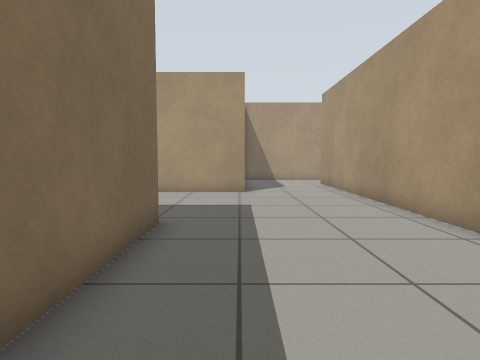
View 1 (above)

16 first-person views from a walk through a Gazebo world. The camera is 0.72 m above the floor, tilts 4° down and sees 75° across. The floor is counted in squares, 0.5 m on a side. Each view is taken from the middle of a square. On the plan, view 1 faces up. The plan holds only what a view shows up to about 15 squares ahead; the rest is blank.

View 2
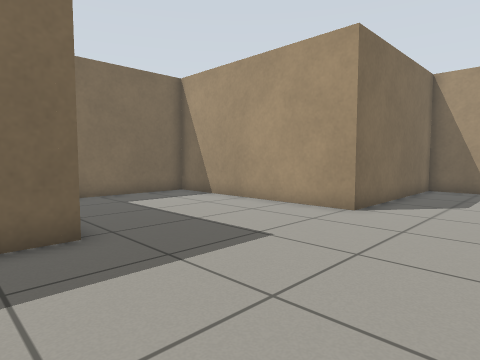

View 3
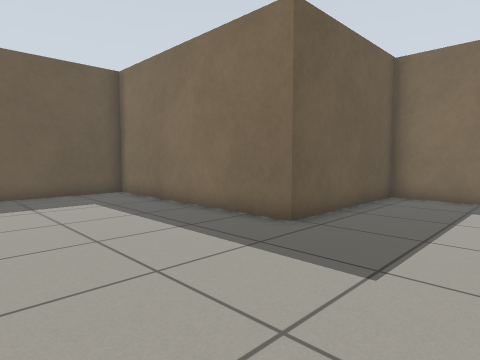

View 4
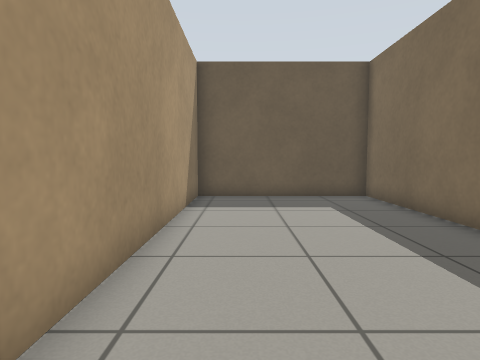

View 5
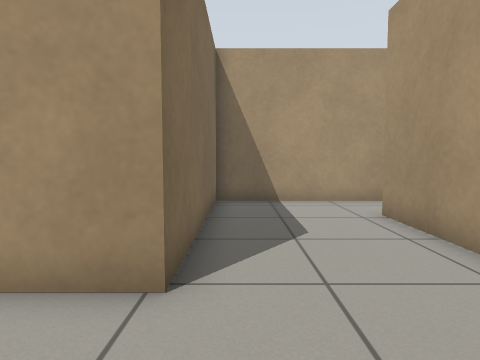

View 6
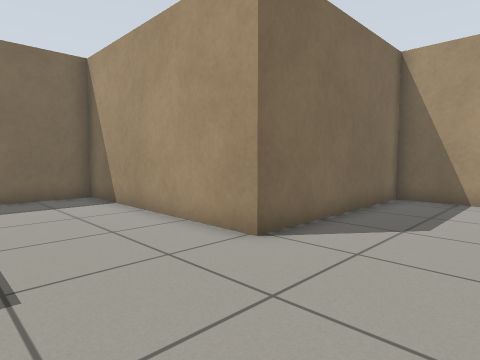

View 7
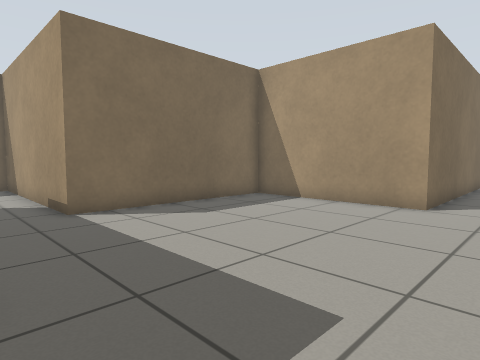

View 8
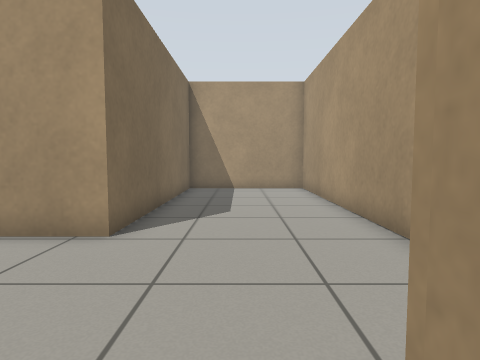

View 9
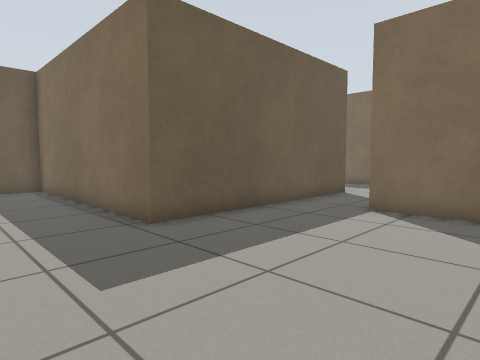

View 10
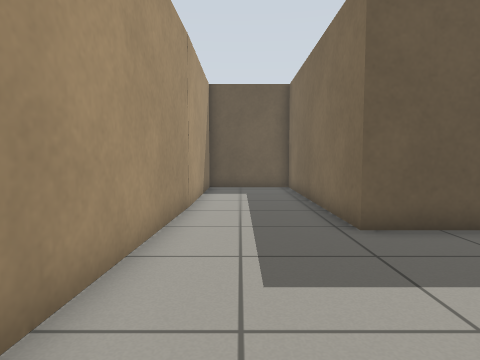

View 11
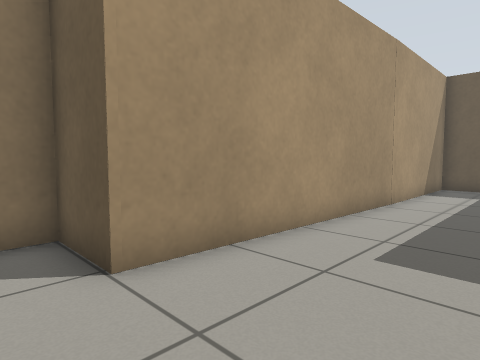

View 12
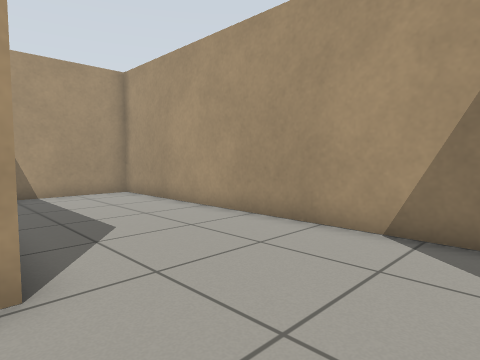

View 13
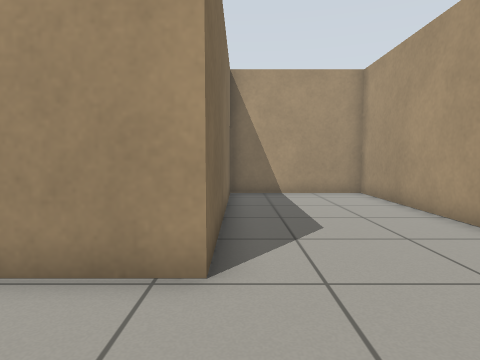

View 14
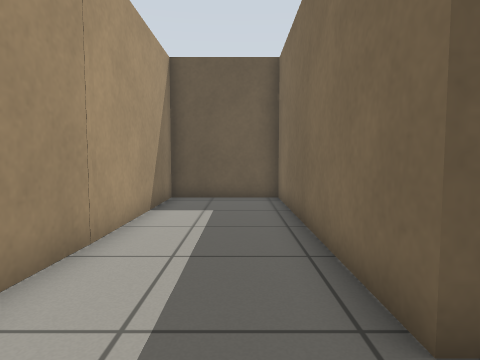

View 15
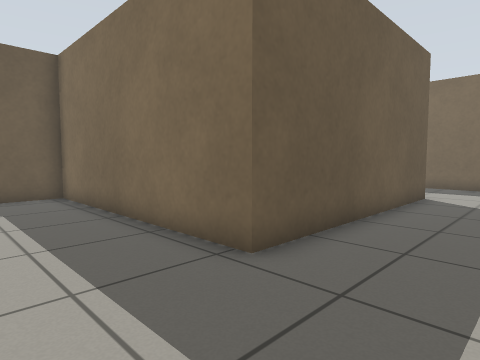

View 16
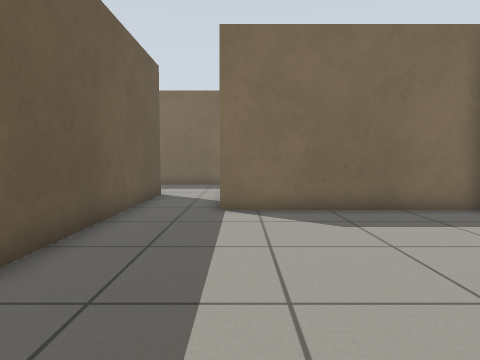

### Floor plan
Ten units are one square. View 1 is at (0, 0); x grows to the right and y downward. Boxes are objects, and circles mark ways between rooms. Rooms are numbered by the first view taken in them; rooms with no view inside come last. Other rooms are left out.
<svg viewBox="-85 -373 290 396">
<path fill="none" stroke="#000" d="M34 -205 2 -205 2 -133 -80 -133 -80 -69 -18 -69 -18 18 46 18 46 -179M46 -179 136 -179 136 -87 173 -87 178 -234 200 -234 200 -368 146 -368 146 -277 84 -277 84 -205 34 -205"/>
<circle cx="45" cy="-195" r="3" fill="#2a7"/>
<text x="0" y="-90">1</text>
<text x="140" y="-230">2</text>
</svg>
Room 1 opens to room 2.

Where each view was taken, in squares from view 1:
view 1: 0 up, 0 right, facing up
view 2: 5 up, 4 right, facing up-left
view 3: 11 up, 4 right, facing down-left
view 4: 10 up, 3 right, facing down
view 5: 10 up, 1 right, facing up
view 6: 9 up, 4 right, facing up-left
view 7: 18 up, 17 right, facing up-left
view 8: 22 up, 17 right, facing up
view 9: 24 up, 17 right, facing down-left
view 10: 24 up, 16 right, facing down
view 11: 25 up, 14 right, facing down-right
view 12: 24 up, 14 right, facing up-right
view 13: 24 up, 15 right, facing up
view 14: 20 up, 15 right, facing down
view 15: 21 up, 17 right, facing down-left
view 16: 21 up, 17 right, facing left
